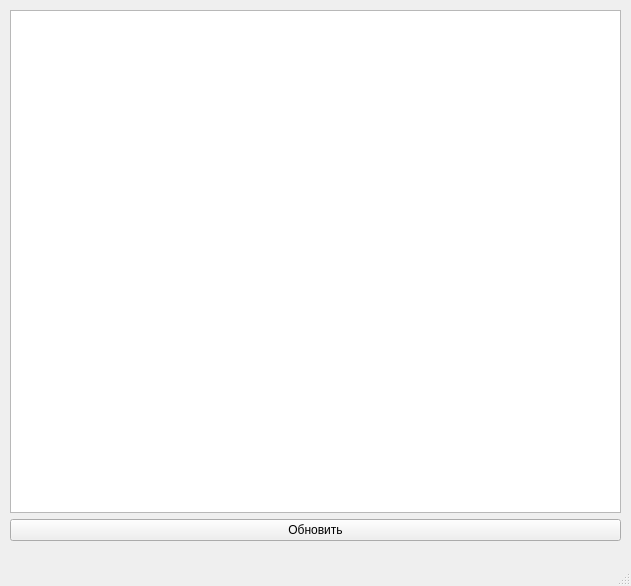
<?xml version="1.0" encoding="UTF-8"?>
<ui version="4.0">
 <class>MainWindow</class>
 <widget class="QMainWindow" name="MainWindow">
  <property name="geometry">
   <rect>
    <x>0</x>
    <y>0</y>
    <width>631</width>
    <height>586</height>
   </rect>
  </property>
  <property name="windowTitle">
   <string>MainWindow</string>
  </property>
  <widget class="QWidget" name="centralwidget">
   <widget class="QWidget" name="verticalLayoutWidget">
    <property name="geometry">
     <rect>
      <x>10</x>
      <y>10</y>
      <width>611</width>
      <height>531</height>
     </rect>
    </property>
    <layout class="QVBoxLayout" name="verticalLayout">
     <item>
      <widget class="QTableWidget" name="tableWidget"/>
     </item>
     <item>
      <widget class="QPushButton" name="pushButton">
       <property name="text">
        <string>Обновить</string>
       </property>
      </widget>
     </item>
    </layout>
   </widget>
  </widget>
  <widget class="QMenuBar" name="menubar">
   <property name="geometry">
    <rect>
     <x>0</x>
     <y>0</y>
     <width>631</width>
     <height>21</height>
    </rect>
   </property>
  </widget>
  <widget class="QStatusBar" name="statusbar"/>
 </widget>
 <resources/>
 <connections/>
</ui>
